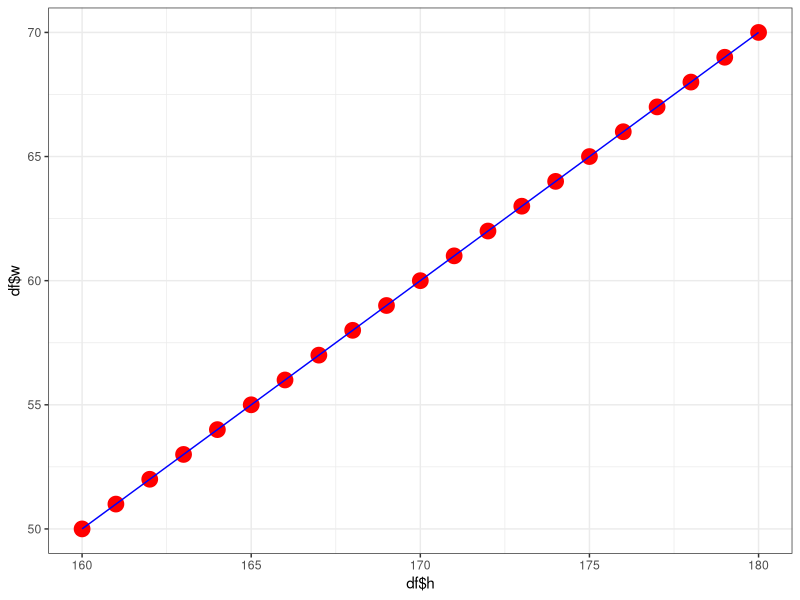
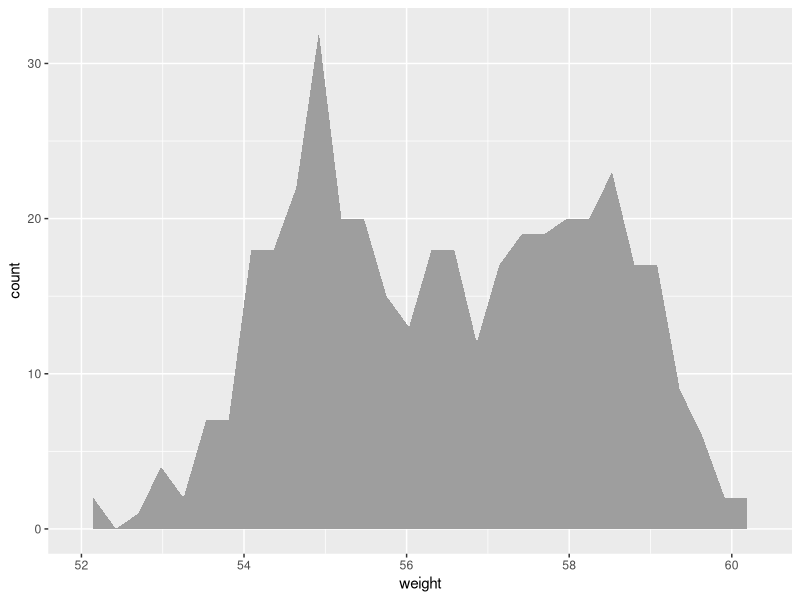
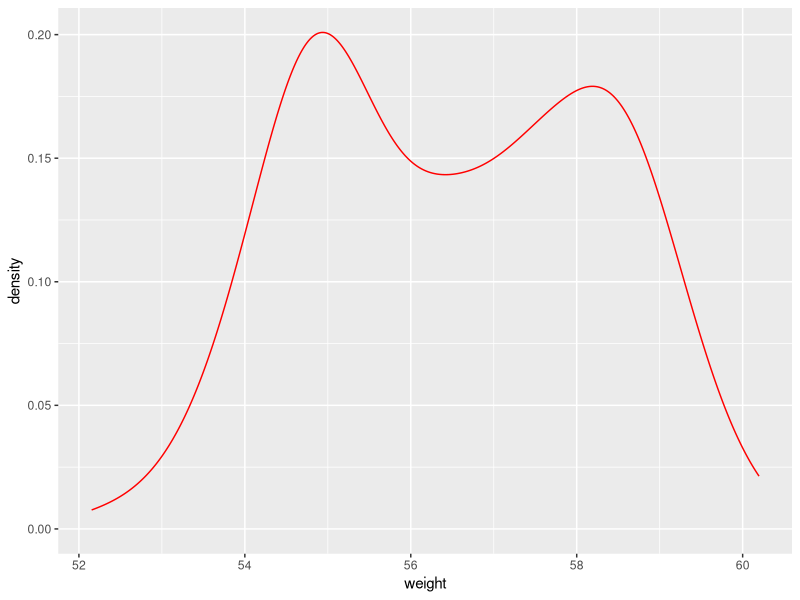
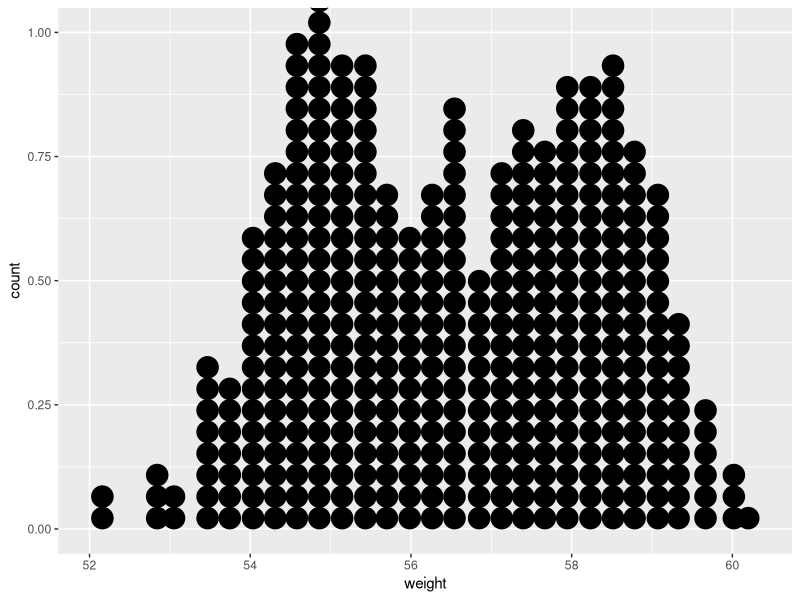
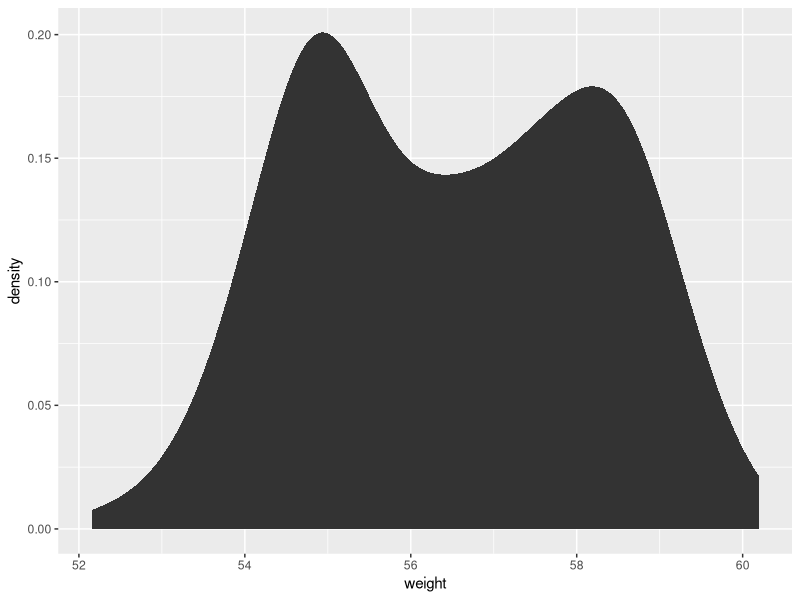
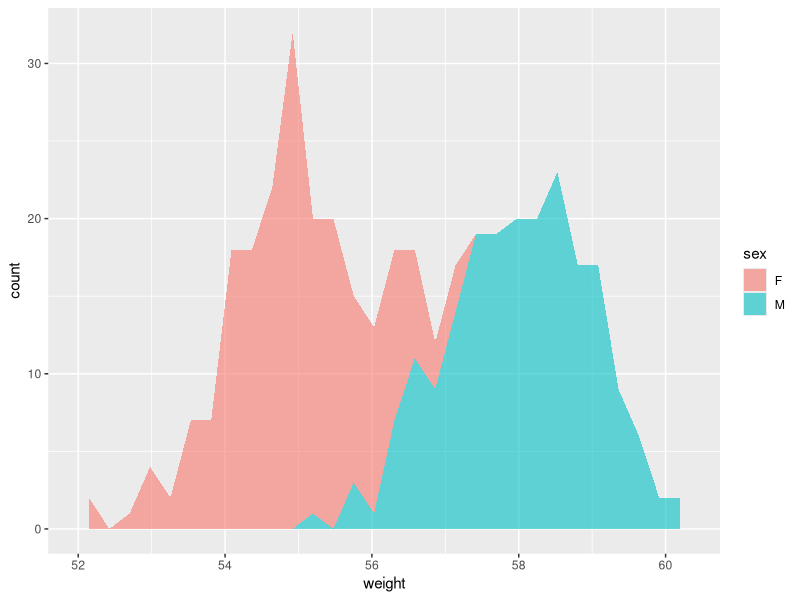
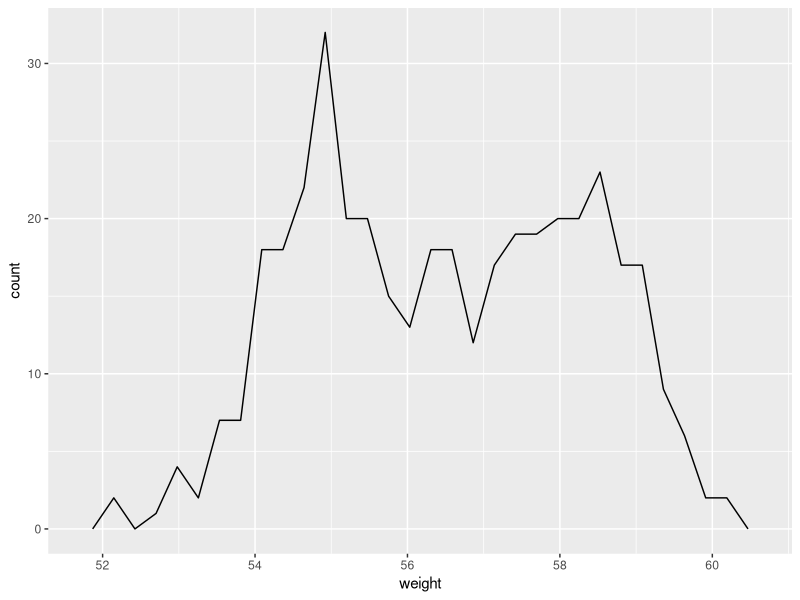
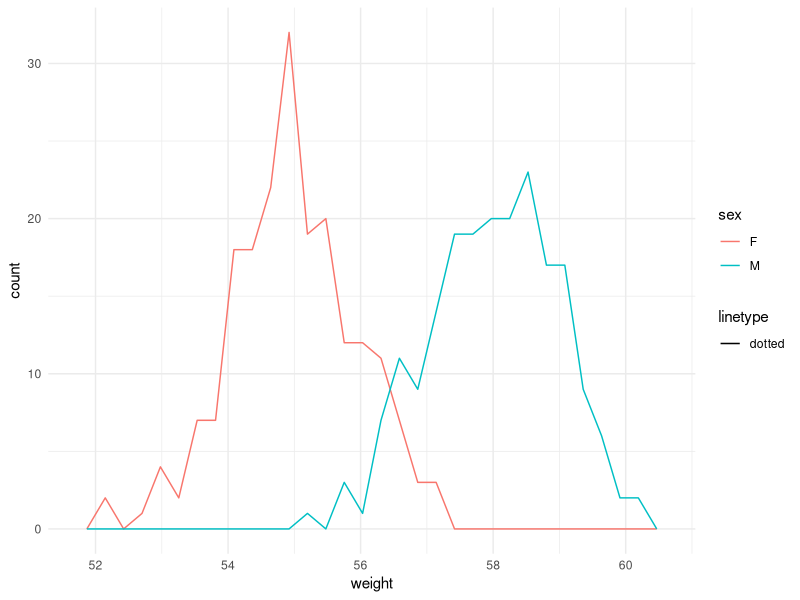

Recreate these plots in R, in order.
## ---- chunk 1
h<-160:180
h
w<-50:70
w
library(ggplot2)
df<-data.frame(h,w)
df
ggplot(data=df,aes(x=df$h,y=df$w))+geom_point(color="red",size=5)+theme_bw()+geom_line(color="blue")


wdata<-data.frame(sex=factor(rep(c("F","M"),each=200)),weight=c(rnorm(200,55),rnorm(200,58)))
 a<-ggplot(wdata,aes(x=weight))
 a+geom_area(stat="bin",fill="336200")
 a+geom_density(color="red")
 a+geom_dotplot(shape=4)
 a+stat_density()
 a+geom_area(aes(fill=sex),stat="bin",alpha=0.6)
 
 
 library(plyr)
mu<-ddply(wdata,"sex",summarise,grp.mean=mean(weight)) 
 a+geom_freqpoly()
 a+geom_freqpoly(aes(color=sex,linetype="dotted"))+theme_minimal()
 a+geom_histogram()
 a+geom_histogram(aes(color=sex),position="stack")+theme_classic()
 
  set.seed(1410)
dsmall <-diamonds[sample(nrow(diamonds),100),]
qplot(carat,price,data=diamonds)

b<-ggplot(data=df,aes(x=h,y=w))
b+geom_line(linetype="twodash",size=3)+theme_bw()
ggsave(filename="image.jpg",scale=2)


